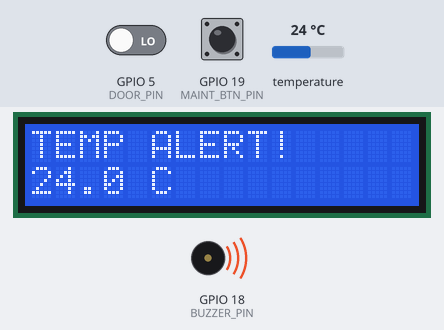
The program below on a simulated ESP32. Shown: 16×2 character LCD, buzzer (waves = sounding, pin HIGH). The inputs (shaded band) are chosen by the test bench; at power-on: temperature 24 °C, GPIO 5 (DOOR_PIN) LOW, GPIO 19 (MAINT_BTN_PIN) HIGH. WiFi joins after 1.5 s; servers stay silent unless stated; the local clock reads 2024-03-15 10:24:30 at power-on unless the program sets it; storage starts empty; no MQTT or app messages arrive unless stated; what the program prints to the serial monitor is not drawn.

Above: at 4.8 s.
4.9 s: temperature set to 8.6 °C
At 8.2 s:
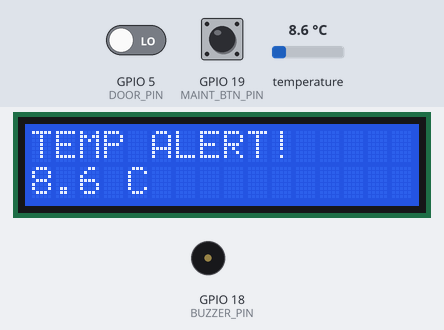
10.4 s: temperature set to 7.4 °C
At 11.2 s:
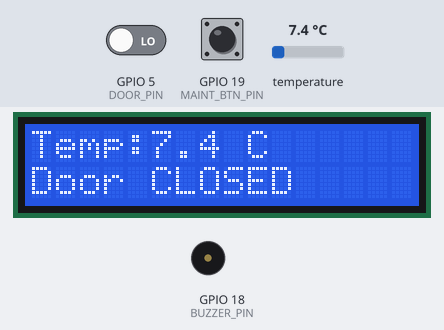
12.0 s: GPIO 5 (DOOR_PIN) driven HIGH
At 14.0 s:
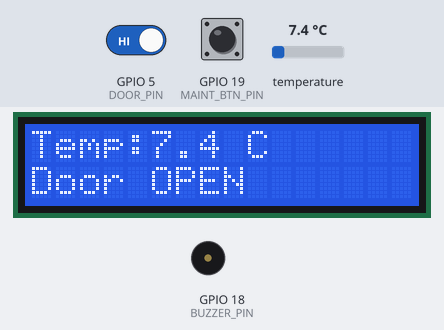
14.8 s: temperature set to 12 °C
At 17.4 s:
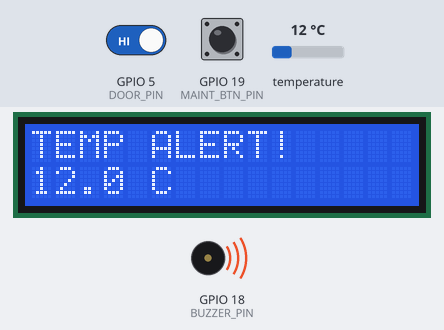
20.8 s: temperature set to 7 °C
At 26.3 s:
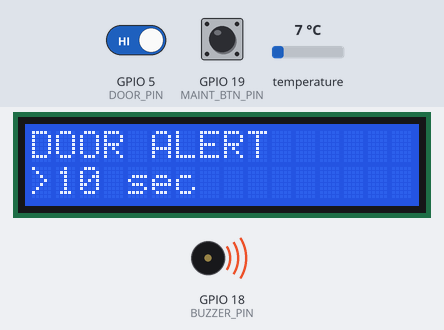
26.8 s: GPIO 19 (MAINT_BTN_PIN) pulled LOW for 3.2 s
At 31.0 s:
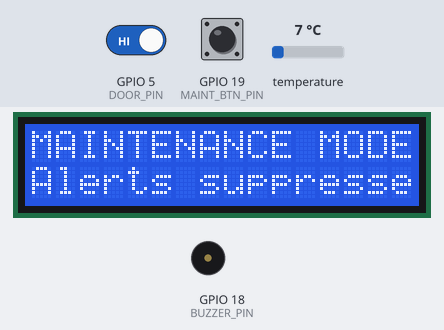
Timing chart, 0 to 32.5 s (numbered marks = the images above; inputs shaded):
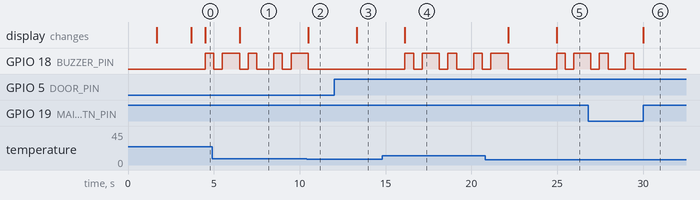

Measured:
- the behaviour switches between 8.1 and 8 °C on temperature (found by bisection; images 1 and 2)
- after the input at 4.9 s, the display: changes after 1.6 s (image 1)
- after the input at 10.4 s, GPIO 18 (BUZZER_PIN): goes on until 10.5 s, then stays LOW; the display: changes after 0.10 s (image 2)
- after the input at 12.0 s, the display: changes after 1.3 s (image 3)
- after the input at 14.8 s, GPIO 18 (BUZZER_PIN): LOW → HIGH after 1.3 s, → LOW 0.50 s later, → HIGH 0.50 s later, → LOW 1.0 s later, … (8 changes in this stretch); the display: changes after 1.3 s (image 4)
- after the input at 20.8 s, the display: first changes after 1.3 s (image 5 shows a later state)
- after the input at 26.8 s, GPIO 18 (BUZZER_PIN): goes on until 29.5 s, then stays LOW; the display: changes after 3.2 s (image 6)

The program:

main.cpp
```cpp
#include <Arduino.h>
#include <Wire.h>
#include <OneWire.h>
#include <DallasTemperature.h>
#include <LiquidCrystal_I2C.h>
#include <SdFat.h>
#include <RtcDS1307.h>
#include <WiFi.h>
#include <PubSubClient.h>
#include <esp_sleep.h>
#include <ArduinoJson.h>


//pin definitions
#define TEMP_PIN 4   // DS18B20 data line
#define DOOR_PIN 5   // Reed Switch
#define BUZZER_PIN 18  // Buzzer
#define MAINT_BTN_PIN 19 //maintenance button

//temperature threshold
#define TEMP_NORMAL_MIN 2.0
#define TEMP_NORMAL_MAX 8.0

//timing
#define READ_INTERVAL 2000   // Read sensors every 2 seconds
#define DOOR_ALERT_TIME 10000  // Door open alert after 10 seconds

//wifi + MQTT definitions
#define WIFI_SSID "Wokwi-GUEST"   // Wokwi's built-in WiFi
#define WIFI_PASSWORD ""  // no password in Wokwi
#define MQTT_BROKER "broker.hivemq.com"  // free public MQTT broker
#define MQTT_PORT 1883
#define MQTT_TOPIC "medicalcart/trolley01/data"

// SD timing
#define LOG_INTERVAL 20000
unsigned long lastLogTime   = 0;    // SD logging timer

//sensor setup
OneWire oneWire(TEMP_PIN);
DallasTemperature sensors(&oneWire);

//LCD setup
LiquidCrystal_I2C lcd(0x27, 16, 2);

//wifi + MQTT setup
WiFiClient wifiClient;
PubSubClient mqtt(wifiClient);

String currentUser = "UNKNOWN";      // last user
float  lastTemp = 0;
unsigned long lastAuthTime = 0;     // when a valid badge was last scanned
bool   accessPreAuthorized = false; // scan result


//Buzzer setup
unsigned long lastBuzzTime = 0;
bool buzzState = false;

// SD card setup
#define SD_SCK  14
#define SD_MOSI 13
#define SD_MISO 12
#define SD_CS   15

SdFat sd;
SdFile logFile;

RtcDS1307<TwoWire> rtc(Wire);


volatile bool doorJustOpened = false;

void IRAM_ATTR doorISR() {
  doorJustOpened = true;
}

void reconnectMQTT() {
    if (!mqtt.connected()) {
        mqtt.connect("MedicalCartMonitor");
    }
}

// light sleep function
void enterLightSleep() {
    Serial.println("Entering Light Sleep...");
    esp_sleep_enable_timer_wakeup((uint64_t)READ_INTERVAL * 1000);
    Serial.flush();
    esp_light_sleep_start();
    Serial.println("Woke up");

    // Reconnect WiFi if dropped during sleep
    if (WiFi.status() != WL_CONNECTED) {
        Serial.println("WiFi lost, reconnecting...");
        WiFi.begin(WIFI_SSID, WIFI_PASSWORD);
        unsigned long t = millis();
        while (WiFi.status() != WL_CONNECTED && millis() - t < 5000) {
            delay(100);
        }
    }

    // Reconnect MQTT if dropped
    reconnectMQTT();
}

void connectMQTT() {
    WiFi.begin(WIFI_SSID, WIFI_PASSWORD);
    while (WiFi.status() != WL_CONNECTED) {
        Serial.print(".");
    }
    Serial.println("WiFi connected");
    mqtt.setServer(MQTT_BROKER, MQTT_PORT);
    mqtt.connect("MedicalCartMonitor");
    WiFi.setSleep(false); // prevent WiFi from sleeping on its own
}

/*
void testSD() {
    Serial.println("=== SD CARD TEST ===");

    // WRITE TEST
    if (logFile.open("test.txt", O_RDWR | O_CREAT | O_AT_END)) {
        logFile.println("SD card works!");
        logFile.close();
        Serial.println("Write: OK");
    } else {
        Serial.println("Write: FAILED");
        return;
    }

    // READ TEST
    if (logFile.open("test.txt", O_READ)) {
        Serial.print("Read: ");
        while (logFile.available()) {
            Serial.write(logFile.read());
        }
        logFile.close();
    } else {
        Serial.println("Read: FAILED");
    }

    Serial.println("=== END TEST ===");
}
*/

void setup() {

    Serial.begin(115200);

    //setting pin modes
    pinMode(DOOR_PIN, INPUT_PULLUP);
    pinMode(BUZZER_PIN, OUTPUT);
    pinMode(MAINT_BTN_PIN, INPUT_PULLUP);

    //starting temp sensor
    sensors.begin();

    // Start RTC
    Wire.begin(21, 22);
    rtc.Begin();
    if (!rtc.IsDateTimeValid()) {
        rtc.SetDateTime(RtcDateTime(__DATE__, __TIME__));
    }

    // Connect to WiFi and MQTT
    connectMQTT();

    // Starting SD card
    SPI.begin(SD_SCK, SD_MISO, SD_MOSI, SD_CS);
    if (!sd.begin(SD_CS)) {
        Serial.println("SD card failed!");
        lcd.clear();
        lcd.setCursor(0, 0);
        lcd.print("SD CARD ERROR");
    } else {
        Serial.println("SD card ready.");
        //testSD();
        logFile.open("coldchain.csv", O_RDWR | O_CREAT | O_AT_END);
        logFile.println("timestamp, temperature, door, state");
        logFile.close();
    }

    //starting LCD
    lcd.init();
    lcd.backlight();
    lcd.setCursor(0, 0);
    lcd.print("Medical Cart");
    lcd.setCursor(0, 1);
    lcd.print("Starting...");

    delay(2000); //to show the message briefly only at the beginning, won't be anymore delay()
    lcd.clear();

    Serial.println("System ready.");

    //door interruption
    attachInterrupt(digitalPinToInterrupt(DOOR_PIN), doorISR, CHANGE);

}

//STATE MACHINE
enum State { NORMAL, ALERTE_TEMP, ALERTE_PORTE, PANNE_CAPTEUR, MAINTENANCE };
State currentState = NORMAL;

//update LCD
void updateLCD(float temp, bool doorOpen)
{
    lcd.setCursor(0,0);
    lcd.print("                ");
    lcd.setCursor(0,1);
    lcd.print("                ");
    lcd.setCursor(0,0);

    switch(currentState)
    {
        case NORMAL:
            lcd.print("Temp:");
            lcd.print(temp,1);
            lcd.print(" C");
            lcd.setCursor(0,1);
            if(doorOpen)
                lcd.print("Door OPEN");
            else
                lcd.print("Door CLOSED");
            break;

        case ALERTE_TEMP:
            lcd.print("TEMP ALERT!");
            lcd.setCursor(0,1);
            lcd.print(temp,1);
            lcd.print(" C");
            break;

        case ALERTE_PORTE:
            lcd.print("DOOR ALERT");
            lcd.setCursor(0,1);
            lcd.print(">10 sec");
            break;

        case PANNE_CAPTEUR:
            lcd.print("SENSOR FAULT");
            lcd.setCursor(0,1);
            lcd.print("Check DS18B20");
            break;
    }
}

//TIMING VARIABLES
unsigned long lastReadTime = 0;
unsigned long doorOpenTime = 0;
bool doorWasOpen = false;

unsigned long btnPressStart    = 0;
bool          btnWasPressed    = false;
bool          maintenanceMode  = false;
unsigned long maintStartTime   = 0;

String getTimestamp() {
    RtcDateTime now = rtc.GetDateTime();
    char buf[20];
    snprintf(buf, sizeof(buf), "%04d-%02d-%02d %02d:%02d:%02d",
        now.Year(), now.Month(), now.Day(),
        now.Hour(), now.Minute(), now.Second());
    return String(buf);
}

void handleMaintenanceButton() {
    bool btnPressed = (digitalRead(MAINT_BTN_PIN) == LOW);

    if (btnPressed && !btnWasPressed) {
        // Button just pressed — start timer
        btnPressStart = millis();
        btnWasPressed = true;
    }
    else if (!btnPressed && btnWasPressed) {
        // Button released
        btnWasPressed = false;
        btnPressStart = 0;
    }
    else if (btnPressed && btnWasPressed) {
        // Button held — check 3 second threshold
        if (millis() - btnPressStart >= 3000) {
            if (!maintenanceMode) {
                // Enter maintenance
                maintenanceMode = true;
                maintStartTime  = millis();
                currentState    = MAINTENANCE;

                lcd.clear();
                lcd.setCursor(0, 0); lcd.print("MAINTENANCE MODE");
                lcd.setCursor(0, 1); lcd.print("Alerts suppressed");

                // Log to SD
                if (logFile.open("coldchain.csv", O_RDWR | O_CREAT | O_AT_END)) {
                    logFile.print(getTimestamp());
                    logFile.println(", -, -, MAINTENANCE_START");
                    logFile.close();
                }

                // Publish to MQTT
                String msg = "{\"id\":\"trolley01\",\"state\":\"MAINTENANCE\",\"timestamp\":\"" + getTimestamp() + "\"}";
                mqtt.publish(MQTT_TOPIC, msg.c_str());

                Serial.println("MAINTENANCE MODE ON");
                btnPressStart = millis(); // reset to avoid re-triggering
            } else {
                // Exit maintenance
                unsigned long duration = (millis() - maintStartTime) / 1000;
                maintenanceMode = false;
                currentState    = NORMAL;

                lcd.clear();
                lcd.setCursor(0, 0); lcd.print("MAINTENANCE END");
                lcd.setCursor(0, 1); lcd.print("Duration: " + String(duration) + "s");
                delay(2000);

                // Log duration to SD
                if (logFile.open("coldchain.csv", O_RDWR | O_CREAT | O_AT_END)) {
                    logFile.print(getTimestamp());
                    logFile.print(", -, -, MAINTENANCE_END_");
                    logFile.print(duration);
                    logFile.println("s");
                    logFile.close();
                }

                // Publish to MQTT
                String msg = "{\"id\":\"trolley01\",\"state\":\"NORMAL\",\"timestamp\":\"" + getTimestamp() + "\"}";
                mqtt.publish(MQTT_TOPIC, msg.c_str());

                Serial.println("MAINTENANCE MODE OFF — duration: " + String(duration) + "s");
                btnPressStart = millis();
            }
        }
    }
}

void loop() {

    handleMaintenanceButton();

    // Skip all sensor reading and alerts during maintenance
    if (maintenanceMode) {
        mqtt.loop();
        return;
    }

    if (WiFi.status() != WL_CONNECTED) {
    connectMQTT();
    }

    if (!mqtt.connected()) {
    mqtt.connect("MedicalCartMonitor");
    }

    unsigned long now = millis();
    if (now - lastReadTime >= READ_INTERVAL) {
        lastReadTime = now;

        // Read temperature
        sensors.requestTemperatures();
        float temp = sensors.getTempCByIndex(0);

        // Read door
        bool doorOpen = digitalRead(DOOR_PIN) == HIGH;

        // door timer
        if (doorJustOpened) {
            doorJustOpened = false;    // Reset the interrupt flag
            if (doorOpen && !doorWasOpen) {
                doorOpenTime = now;
                doorWasOpen  = true;
            }
            else if (!doorOpen) {
                doorWasOpen = false;     // Door closed, reset
            }
        }
        bool doorAlert = doorOpen && (now - doorOpenTime >= DOOR_ALERT_TIME);

        // determine state
        bool tempAlert = (temp < TEMP_NORMAL_MIN || temp > TEMP_NORMAL_MAX);

         if (temp == -127.0) {
            currentState = PANNE_CAPTEUR;

            // FAIL-SAFE: sound the buzzer immediately
            digitalWrite(BUZZER_PIN, HIGH);

            // FAIL-SAFE: publish critical alert via MQTT
            DynamicJsonDocument doc(256);
            doc["id"]    = "trolley01";
            doc["temp"]  = "ERROR";
            doc["door"]  = doorOpen ? "OPEN" : "CLOSED";
            doc["state"] = "PANNE_CAPTEUR";

            char message[200];
            serializeJson(doc, message);

            mqtt.publish(MQTT_TOPIC, message);

            // FAIL-SAFE: log the fault to SD card
            if (logFile.open("coldchain.csv", O_RDWR | O_CREAT | O_AT_END)) {
                logFile.print(getTimestamp());
                logFile.println(", -127, -, PANNE_CAPTEUR");
                logFile.close();
            }

        }
        else if (tempAlert) {
            currentState = ALERTE_TEMP;
        }
        else if (doorAlert) {
            currentState = ALERTE_PORTE;
        }
        else {
            currentState = NORMAL;
        }

        //SERIAL DEBUG
        Serial.print("Temp: "); Serial.print(temp);
        Serial.print(" C | Door: "); Serial.println(doorOpen ? "OPEN" : "CLOSED");
        Serial.print("State: ");
        if (currentState == NORMAL)          Serial.println("NORMAL");
        if (currentState == ALERTE_TEMP)     Serial.println("ALERTE_TEMP");
        if (currentState == ALERTE_PORTE)    Serial.println("ALERTE_PORTE");
        if (currentState == PANNE_CAPTEUR)   Serial.println("PANNE_CAPTEUR");

        Serial.print("DOOR PIN RAW: ");
        Serial.println(digitalRead(DOOR_PIN));

        //LCD REACTION
        updateLCD(temp, doorOpen);

        //SD CARD LOGGING
        String timestamp = getTimestamp();

        // Reconnect WiFi if sleep disconnected it
        if (WiFi.status() != WL_CONNECTED) {
          connectMQTT();
          }
        // Reconnect MQTT if needed
        if (!mqtt.connected()) {
          mqtt.connect("MedicalCartMonitor");
        }

        // rest of SD logging
        String stateStr;
        if (currentState == NORMAL)         stateStr = "NORMAL";
        else if (currentState == ALERTE_TEMP)  stateStr = "ALERTE_TEMP";
        else if (currentState == ALERTE_PORTE) stateStr = "ALERTE_PORTE";
        else if (currentState == PANNE_CAPTEUR) stateStr = "PANNE_CAPTEUR";
        if (currentState != PANNE_CAPTEUR) {
            if (now - lastLogTime >= LOG_INTERVAL) {
            lastLogTime = now;

            if (logFile.open("coldchain.csv", O_RDWR | O_CREAT | O_AT_END)) {
                logFile.print(timestamp);
                logFile.print(", ");
                logFile.print(temp);
                logFile.print(", ");
                logFile.print(doorOpen ? "OPEN" : "CLOSED");
                logFile.print(", ");
                logFile.println(stateStr);
                logFile.close();
            } else {
                Serial.println("SD write failed!");
            }
            }
        }

        //MQTT PUBLISH
        reconnectMQTT();
        DynamicJsonDocument doc(256);
        doc["id"] = "trolley01";
        doc["temperature"] = temp;
        doc["door"] = doorOpen ? "OPEN" : "CLOSED";
        doc["state"] = stateStr;
        doc["timestamp"] = timestamp;

        char buffer[256];
        serializeJson(doc, buffer);
        mqtt.publish(MQTT_TOPIC, buffer);
        mqtt.loop();

    }

    //BUZZER REACTION
    now = millis();
    if (currentState == NORMAL) {
        digitalWrite(BUZZER_PIN, LOW);
        buzzState = false;

        // Save power
        enterLightSleep();
    }
    else {
        if (now - lastBuzzTime >= 500) {
            lastBuzzTime = now;
            buzzState = !buzzState;
            digitalWrite(BUZZER_PIN, buzzState ? HIGH : LOW);
        }
    }

}
```
